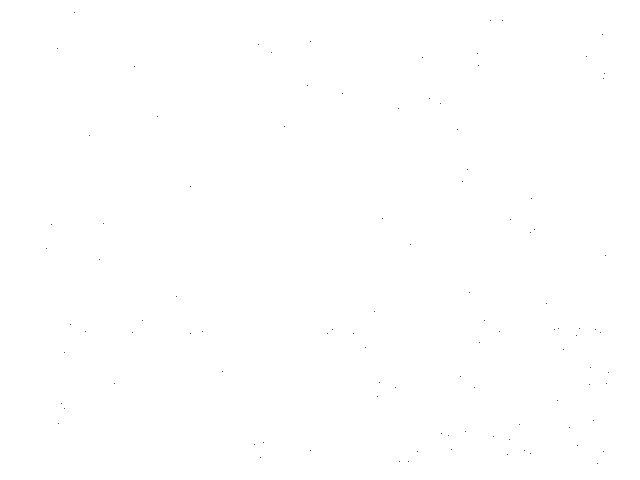
Frame 1 (no input)
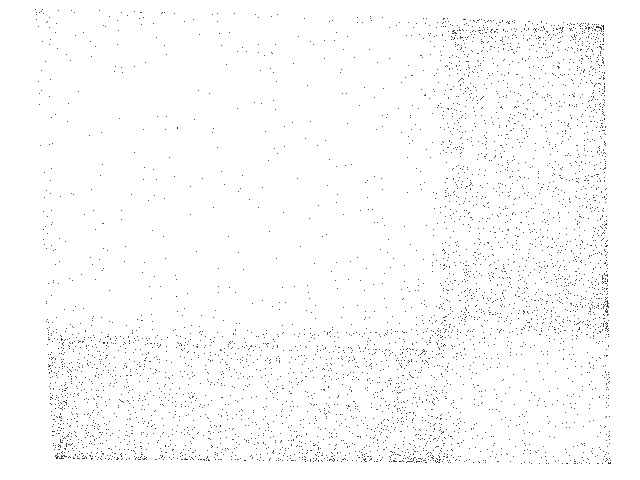
Frame 60 (the mouse pressed at the canvas centre just before this capture)
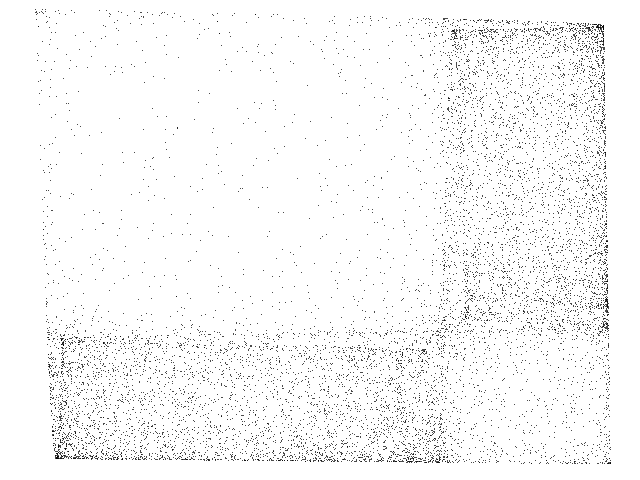
Frame 120 (the mouse held since frame 60 and released just before this capture)

The Processing sketch that drew these frames (run headless with seeded random() and noise(); from frame 60 on, the mouse is pressed at the canvas centre):

// Processing sketch: Coupled_Logistic
// ── Coupled_Logistic.pde
// Coupled logistic map //

  float x = 0.3;
  float y = 0.1;
  float a = 0.012;
  float b = 3.7;


void setup() {
  
  size(640, 480);
  background(255);
  
}

void draw() {
  
  for (int i=0;i<100;i++) {
    
    float nx = x;
    float ny = y;
        
    x = (1 - a) * b * nx * (1 - nx) + a * b * ny * (1 - ny);
    y = (1 - a) * b * ny * (1 - ny) + a * b * nx * (1 - nx);
  
    point(-185+(860*x),-165+(680*y));
        
  }

}
